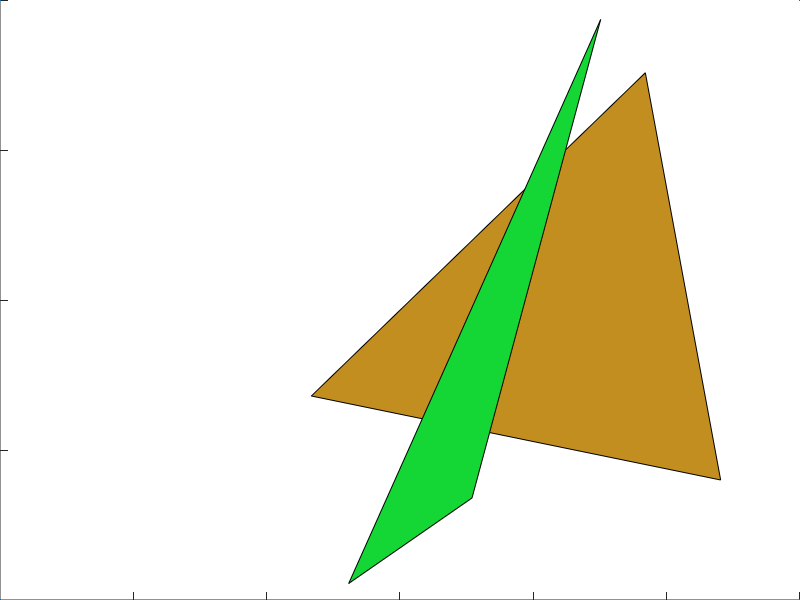

This chart was generated by the following MATLAB code: (Note: this script raises an error after producing the figure.)
%{
% Filename: generateSyntheticDataset.m
% Project: syntheticDataset
% Created Date: Tuesday February 12th 2019
% Author: Feng Panhe
% -----
% Last Modified:
% Modified By:
% -----
% Copyright (c) 2019 Feng Panhe
%}
function res = generateSyntheticDataset(image_num, dest_dir_path)
    %% generateSyntheticDataset - Description
    %
    % Syntax: res = generateSyntheticDataset(input)
    %
    % Long descriptions

    if ~exist('dest_dir_path', 'var') || isempty(dest_dir_path)
        dest_dir_path = fullfile('resources', 'SyntheticDataset');
    end

    if ~exist('image_num', 'var') || isempty(image_num)
        image_num = 1000;
    end

    gt_dir_path = fullfile(dest_dir_path, 'gtsave');
    im_dir_path = fullfile(dest_dir_path, 'images');
    pbim_dir_path = fullfile(dest_dir_path, 'pbim');

    if ~exist(gt_dir_path, 'dir')
        mkdir(gt_dir_path);
    end

    if ~exist(im_dir_path, 'dir')
        mkdir(im_dir_path);
    end

    if ~exist(pbim_dir_path, 'dir')
        mkdir(pbim_dir_path);
    end

    shape_num_range = [5, 10];

    image_size = [1200, 800];

    set(0, 'DefaultFigureVisible', 'off');
    tic;
    t1 = toc;

    parfor i = 1:image_num
        %% 生成 imgae_num 个 image 和 对应的 gt.mat
        im_name = sprintf('sd%d', i);
        im_file = fullfile(im_dir_path, strcat(im_name, '.jpg'));
        gt_file = fullfile(gt_dir_path, strcat(im_name, '_gt.mat'));
        pbim_file = fullfile(pbim_dir_path, strcat(im_name, '_pbim.mat'));
        generateOneImage(image_size, shape_num_range, im_name, im_file, gt_file, pbim_file);
    end

    t2 = toc;
    fprintf('time: %f \n', t2 - t1);
    set(0, 'DefaultFigureVisible', 'on');

end

function generateOneImage(image_size, shape_num_range, im_name, im_file, gt_file, pbim_file)
    min_shape_num = shape_num_range(1);
    max_shape_num = shape_num_range(2);
    wseg_matix_indices = (1:(image_size(1) * image_size(2)))';
    [wseg_matix_pos_x, wseg_matix_pos_y] = ind2sub(image_size, wseg_matix_indices);
    edges_position = {};
    junctions_position = [];
    wseg_matix = zeros(image_size);
    edges_spLR = [];

    % 设置画布大小。plot 标定画布的角点，可避免坐标系自动调整
    figure('Color', 'w', 'Position', [0, 0, image_size]);
    set(gca, 'position', [0 0 1 1]);
    set(gca, 'YDir', 'reverse');
    hold on;
    plot([0, 0, image_size(1), image_size(1)], [0, image_size(2), 0, image_size(2)], '.');

    shape_num = randi(max_shape_num) + min_shape_num;
    wseg_matix(:) = shape_num + 1;

    for j = 1:shape_num
        %% 画出 shape_num 个随机图形

        % 随机画出一个图形，得到返回的顶点坐标 x，y
        shape_x = [];
        shape_y = [];
        shape_type_id = randi(2);

        switch shape_type_id
            case 1
                [shape_x, shape_y] = drawOneRandomTriangle([0, image_size(1)], [0, image_size(2)], rand(1, 3));
            case 2
                [shape_x, shape_y] = drawOneRandomRectangle([0, image_size(1)], [0, image_size(2)], rand(1, 3));
        end

        % 将 shape 的点的连接顺寻改为顺时针

        if shape_x(2) == shape_x(1)

            if shape_x(3) > shape_x(1)
                shape_x = flip(shape_x);
                shape_y = flip(shape_y);
            end

        elseif shape_y(2) == shape_y(1)

            if shape_y(3) < shape_y(1)
                shape_x = flip(shape_x);
                shape_y = flip(shape_y);
            end

        else
            slope = (shape_y(2) - shape_y(1)) / (shape_x(2) - shape_x(1));
            aa = (shape_x(3) - shape_x(1)) / (shape_x(2) - shape_x(1)) - (shape_y(3) - shape_y(1)) / (shape_y(2) - shape_y(1));

            if (slope > 0 && aa > 0) || (slope < 0 && aa < 0)
                shape_x = flip(shape_x);
                shape_y = flip(shape_y);
            end

        end

        shape_face_index = shape_num - j + 1;

        edges_num = numel(edges_position);
        edges_position_remove_indexs = [];
        shape_junctions_x = [];
        shape_junctions_y = [];
        shape_junctions_ii = [];

        for edge_i = 1:edges_num
            % edges_position 中的每条边与 shape 进行判断
            edge_x = edges_position{edge_i}(:, 1);
            edge_y = edges_position{edge_i}(:, 2);

            [edge_points_in, ~] = inpolygon(edge_x, edge_y, shape_x, shape_y);

            if edge_points_in
                % 此边被覆盖, 记录并跳过
                % edge 的所有点都在 shape 内部或边缘，此边被覆盖，edges_position_remove_indexs 记录被覆盖的边的位置
                edges_position_remove_indexs(end + 1) = edge_i;
                continue;
            end

            [junctions_x, junctions_y, ii] = polyxpoly(shape_x, shape_y, edge_x, edge_y);

            if numel(junctions_x) > 0
                % 新的图形与边 edge 有交点，edge将被分割并产生节点, shape 的边也被节点分割
                new_edge_position = edgeSegmentedByShape(edge_x, edge_y, shape_x, shape_y, junctions_x, junctions_y, ii);

                edges_position{edge_i} = new_edge_position{1};
                edges_position = cat(2, edges_position, new_edge_position{2:end});
                new_edges_spLR = zeros(numel(new_edge_position) - 1, 2);
                new_edges_spLR(:, 1) = edges_spLR(edge_i, 1);
                new_edges_spLR(:, 2) = edges_spLR(edge_i, 2);
                edges_spLR = cat(1, edges_spLR, new_edges_spLR);

                shape_junctions_x = [shape_junctions_x; junctions_x];
                shape_junctions_y = [shape_junctions_y; junctions_y];
                shape_junctions_ii = [shape_junctions_ii; ii(:, 1)];
            end

        end

        edges_position(edges_position_remove_indexs) = [];
        edges_spLR(edges_position_remove_indexs, :) = [];

        % shape 的边加入
        if numel(shape_junctions_x) > 0
            new_edge_position = shapeEdgeSegmentedByPoints(shape_x, shape_y, shape_junctions_x, shape_junctions_y, shape_junctions_ii);
        else
            new_edge_position = {[shape_x, shape_y]};
        end

        edges_position = cat(2, edges_position, new_edge_position);

        % edges_spLR
        new_edges_spLR = zeros(numel(new_edge_position), 2);
        new_edges_spLR(:, 2) = shape_face_index;

        for new_edge_i = 1:numel(new_edge_position)
            new_edge_pos = new_edge_position{new_edge_i};

            if size(new_edge_pos, 1) > 2
                point_xy = round(new_edge_pos(round(end / 2), :));
            else
                point_xy = round((new_edge_pos(1, :) + new_edge_pos(end, :)) / 2);
            end

            new_edges_spLR(new_edge_i, 1) = wseg_matix(point_xy(1), point_xy(2));
        end

        edges_spLR = cat(1, edges_spLR, new_edges_spLR);
        % wseg_matix
        [wseg_matix_pos_in, ~] = inpolygon(wseg_matix_pos_x, wseg_matix_pos_y, shape_x, shape_y);
        wseg_matix(wseg_matix_pos_in) = shape_face_index;

        % 删除被覆盖的 junction
        if numel(junctions_position) ~= 0
            [junction_in, ~] = inpolygon(junctions_position(:, 1), junctions_position(:, 2), shape_x, shape_y);
            junctions_position(junction_in, :) = [];
        end

        % 加入新的 junction
        junctions_position = cat(1, junctions_position, [shape_junctions_x, shape_junctions_y]);
    end % 画出图形的处理 end

    %% bndinfo.edges.junctions 的值，边的两个端点在 junctions_position 中的 位置
    bndinfo_edges_junctions = zeros(numel(edges_position), 2);

    for edge_i = 1:numel(edges_position)
        edge_start_xy = edges_position{edge_i}(1, [1, 2]);
        edge_end_xy = edges_position{edge_i}(end, [1, 2]);
        [~, Locb] = ismember([edge_start_xy; edge_end_xy], junctions_position, 'rows');

        if Locb
            bndinfo_edges_junctions(edge_i, [1, 2]) = Locb;
        else
            junctions_position(end + 1, :) = edge_start_xy;
            bndinfo_edges_junctions(edge_i, [1, 2]) = size(junctions_position, 1);
        end

    end

    %% bndinfo.edges.boundaryType 的值
    edges_boundary_type = zeros(numel(edges_position) * 2, 1);
    edges_boundary_type(end / 2 + 1:end) = 1;

    %% edges.adjacency 的值，见 lib/iccv2011/src/processBoundaryInfo.m 的112行
    % get 1) junctions adjacent to each edglet
    %     2) junction adjacency in form of [directedEdglet nextJunction]
    ne = numel(edges_position);
    nj = size(junctions_position, 1);
    jadj = cell(nj, 1);

    for k = 1:ne
        jadj{bndinfo_edges_junctions(k, 1)}(end + 1, 1) = k; % forward  ejunctions
        jadj{bndinfo_edges_junctions(k, 2)}(end + 1, 1) = k; % reverse
    end

    % get directed edglet adjacency
    eadj = cell(ne * 2, 1);

    for k = 1:ne
        % forward edge: assign adjecent edges (+ne if adj edge is reverse)
        j = bndinfo_edges_junctions(k, 2);
        eadj{k} = jadj{j}(:); % remove current edge   jadj
        eadj{k}(eadj{k} == k) = [];
        %eadj{k} = setdiff(jadj{j}(:, 1), k);
        reverseind = (bndinfo_edges_junctions(eadj{k}, 2) == j); % reverse if meet at 2nd junction
        eadj{k}(reverseind) = ne + eadj{k}(reverseind);
        % backward edge: assign adjecent edges (+ne if adj edge is reverse)
        j = bndinfo_edges_junctions(k, 1);
        eadj{k + ne} = jadj{j}(:); % remove current edge
        eadj{k + ne}(eadj{k + ne} == k) = [];
        %eadj{k+ne} = setdiff(jadj{j}(:, 1), k);
        reverseind = (bndinfo_edges_junctions(eadj{k + ne}, 2) == j); % reverse if meet at 2nd junction first
        eadj{k + ne}(reverseind) = ne + eadj{k + ne}(reverseind);
    end

    %% bndinfo.edges.thetaDirected 和 bndinfo.edges.thetaUndirected ，见 lib/iccv2011/src/processBoundaryInfo.m 的145行
    etheta2 = zeros(ne, 1); % directed orientation
    etheta = zeros(ne, 1); % undirected orientation

    for k = 1:ne

        jx = junctions_position(bndinfo_edges_junctions(k, :), 1);
        jy = junctions_position(bndinfo_edges_junctions(k, :), 2);
        etheta2(k) = atan2(-(jy(2) - jy(1)), jx(2) - jx(1));
        etheta(k) = mod(etheta2(k) + pi / 2, pi) - pi / 2;
        if etheta(k) == -pi / 2, etheta(k) = pi / 2; end

    end

    bndinfo.edges.indices = posCell2indCell(image_size, edges_position);
    bndinfo.edges.junctions = uint32(bndinfo_edges_junctions);
    bndinfo.edges.adjacency = eadj;
    bndinfo.edges.spLR = uint16(edges_spLR);
    bndinfo.edges.thetaDirected = etheta2;
    bndinfo.edges.thetaUndirected = etheta;
    bndinfo.edges.boundaryType = edges_boundary_type;
    bndinfo.imname = strcat(im_name, '.png');
    bndinfo.imsize = image_size([2, 1]);
    bndinfo.junctions.position = round([junctions_position(:, 1), junctions_position(:, 2)]);
    bndinfo.ne = numel(edges_position);
    bndinfo.nj = size(junctions_position, 1);
    bndinfo.nseg = max(max(wseg_matix));
    bndinfo.wseg = uint16(transpose(wseg_matix));
    save(gt_file, 'bndinfo');

    % for ii = 1:numel(edges_position)
    %     hold on;
    %     plot(edges_position{ii}(:, 1), edges_position{ii}(:, 2), 'b', 'LineWidth', 2);
    % end

    % hold on;
    % mapshow(junctions_position(:, 1), junctions_position(:, 2), 'DisplayType', 'point', 'Marker', 'o');

    axis off;
    % print('-dpng', '-r0', [im_file(1:end - 4) '.png']);
    print('-djpeg', '-r0', im_file);
    close all;
    im = imread(im_file);
    pbim = pbCGTG_nonmax(double(im) / 255);
    save(pbim_file, 'pbim');
end

function ind_cell = posCell2indCell(xy_szie, pos_cell)
    %posCell2indCell - Description
    %
    % Syntax: ind_cell = posCell2indCell(xy_szie, pos_cell)
    %
    % pos_cell 中点的坐标系: y 轴向下为正向, x 轴向右为正向
    % 在两点之间插入点，使边更连续
    % 将 sub 坐标转为 ind 坐标

    yx_size = xy_szie([2, 1]);
    ind_cell = cell(size(pos_cell));

    for i = 1:numel(pos_cell)
        pos_x = round(pos_cell{i}(:, 1));
        pos_y = round(pos_cell{i}(:, 2));

        pos_x2 = [];
        pos_y2 = [];

        for j = 1:numel(pos_x) - 1
            endpoint_x = [pos_x(j), pos_x(j + 1)];
            endpoint_y = [pos_y(j), pos_y(j + 1)];
            x_diff = abs(endpoint_x(2) - endpoint_x(1));
            y_diff = abs(endpoint_y(2) - endpoint_y(1));

            if x_diff < 2 && y_diff < 2
                % 线段中间没有可插入的点，跳过
                pos_x2(end + 1, 1) = endpoint_x(1);
                pos_y2(end + 1, 1) = endpoint_y(1);
                continue;
            end

            if x_diff >= y_diff

                if endpoint_x(1) < endpoint_x(2)
                    line_x = endpoint_x(1):endpoint_x(2) - 1;
                else
                    line_x = flip(endpoint_x(2):endpoint_x(1) - 1);
                end

                line_y = (line_x - endpoint_x(1)) * (endpoint_y(2) - endpoint_y(1)) / (endpoint_x(2) - endpoint_x(1)) + endpoint_y(1);
            else

                if endpoint_y(1) < endpoint_y(2)
                    line_y = endpoint_y(1):endpoint_y(2) - 1;
                else
                    line_y = flip(endpoint_y(2):endpoint_y(1) - 1);
                end

                line_x = (line_y - endpoint_y(1)) * (endpoint_x(2) - endpoint_x(1)) / (endpoint_y(2) - endpoint_y(1)) + endpoint_x(1);
            end

            pos_x2 = cat(1, pos_x2, line_x');
            pos_y2 = cat(1, pos_y2, line_y');
        end

        pos_x2(end + 1, 1) = pos_x(end);
        pos_y2(end + 1, 1) = pos_y(end);

        ind_cell{i} = sub2ind(yx_size, round(pos_y2), round(pos_x2));
    end

end

function [output_points_x, output_points_y] = sortPoints(points_x, points_y, vx, vy)
    %sortPoints - 对坐标点组 points_x, points_y 进行排序。计算到点 [vx, vy] 的距离，从小到大进行排序。
    %
    % Syntax: [output_points_x, output_points_y] = sortPoints(points_x, points_y, vx, vy)
    %
    % Long description
    if numel(points_x) <= 1
        output_points_x = points_x;
        output_points_y = points_y;
    else
        dists = (points_x - vx).^2 + (points_y - vy).^2;
        tmp = [points_x, points_y, dists];
        tmp = sortrows(tmp, 3);
        output_points_x = tmp(:, 1);
        output_points_y = tmp(:, 2);
    end

end

function new_edge_position = edgeSegmentedByShape(edge_x, edge_y, shape_x, shape_y, junctions_x, junctions_y, ii)
    %edgeSegmentedByShape - Description
    %
    % Syntax: new_edge_position = edgeSegmentedByShape(edge_x, edge_y, shape_x, shape_y)
    %
    % Long description

    new_edge_position = {};

    if ~exist('junctions_x', 'var') || isempty(junctions_x)
        [junctions_x, junctions_y, ii] = polyxpoly(shape_x, shape_y, edge_x, edge_y);
    end

    % 对 edge 的分割
    edge_x2 = zeros(numel(edge_x) + numel(junctions_x), 1);
    edge_y2 = zeros(numel(edge_y) + numel(junctions_y), 1);
    edge_i2 = 1;
    edge2_points_on = zeros(numel(edge_x2), 1, 'logical');
    edge2_points_on = ~edge2_points_on;

    for edge_pos_i = 1:numel(edge_x) - 1

        line_junctions_xy_indexs = find(ii(:, 2) == edge_pos_i); % 找出在 edge 上　edge_pos_i 与　edge_pos_i+１　两点之间的交点

        line_junctions_x = junctions_x(line_junctions_xy_indexs);
        line_junctions_y = junctions_y(line_junctions_xy_indexs);
        [line_junctions_x, line_junctions_y] = sortPoints(line_junctions_x, line_junctions_y, edge_x(edge_pos_i), edge_y(edge_pos_i));

        points_num = 1 + numel(line_junctions_x);
        edge_x2(edge_i2:edge_i2 + points_num - 1) = [edge_x(edge_pos_i); line_junctions_x];
        edge_y2(edge_i2:edge_i2 + points_num - 1) = [edge_y(edge_pos_i); line_junctions_y];
        edge2_points_on(edge_i2) = 0;
        edge_i2 = edge_i2 + points_num;
    end

    edge_x2(end) = edge_x(end);
    edge_y2(end) = edge_y(end);
    edge2_points_on(end) = 0;

    [egde2_points_in, ~] = inpolygon(edge_x2, edge_y2, shape_x, shape_y);
    egde2_points_in = egde2_points_in | edge2_points_on;
    start_index = 1;

    for epoi_i = 1:numel(egde2_points_in)

        if sum(egde2_points_in(start_index:epoi_i)) > 0

            if start_index < epoi_i
                start_index = start_index - 1;

                if start_index < 1
                    start_index = 1;
                end

                new_edge_x = edge_x2(start_index:epoi_i);
                new_edge_y = edge_y2(start_index:epoi_i);
                new_edge_position{end + 1} = [new_edge_x, new_edge_y];
            end

            start_index = epoi_i + 1;
        end

    end

    if egde2_points_in(end) == 0
        start_index = start_index - 1;

        if start_index < 1
            start_index = 1;
        end

        new_edge_x = edge_x2(start_index:epoi_i);
        new_edge_y = edge_y2(start_index:epoi_i);
        new_edge_position{end + 1} = [new_edge_x, new_edge_y];
    end

    if new_edge_position{1}(1, :) == new_edge_position{end}(end, :)
        new_edge_position{1} = [new_edge_position{end}; new_edge_position{1}(2:end, :)];
        new_edge_position(end) = [];
    end

end

function new_edge_position = shapeEdgeSegmentedByPoints(shape_x, shape_y, junctions_x, junctions_y, ii)
    %edgeSegmentedByPoints - Description
    %
    % Syntax: new_edge_position = edgeSegmentedByPoints(edge_x, edge_y, shape_x, shape_y)
    %
    % Long description
    %  对 shape 的边的分割
    new_edge_position = {};
    shape_x2 = zeros(numel(shape_x) + numel(junctions_x), 1);
    shape_y2 = zeros(numel(shape_y) + numel(junctions_y), 1);
    shape2_points_on = zeros(numel(shape_x2), 1, 'logical');
    shape2_points_on = ~shape2_points_on;
    shape_i2 = 1;

    for shape_i = 1:numel(shape_x) - 1
        line_junctions_xy_indexs = find(ii == shape_i); % 找出在 shape 上　shape_i 与　shape_i+１　两点之间的交点

        line_junctions_x = junctions_x(line_junctions_xy_indexs);
        line_junctions_y = junctions_y(line_junctions_xy_indexs);
        [line_junctions_x, line_junctions_y] = sortPoints(line_junctions_x, line_junctions_y, shape_x(shape_i), shape_y(shape_i));

        points_num = 1 + numel(line_junctions_x);
        shape_x2(shape_i2:shape_i2 + points_num - 1) = [shape_x(shape_i); line_junctions_x];
        shape_y2(shape_i2:shape_i2 + points_num - 1) = [shape_y(shape_i); line_junctions_y];
        shape2_points_on(shape_i2) = 0;
        shape_i2 = shape_i2 + points_num;
    end

    shape_x2(end) = shape_x(end);
    shape_y2(end) = shape_y(end);
    shape2_points_on(end) = 0;
    on_indexs = find(shape2_points_on == 1);

    for i = 1:numel(on_indexs) - 1
        indexs = on_indexs(i):on_indexs(i + 1);
        new_edge_position{end + 1} = [shape_x2(indexs), shape_y2(indexs)];
    end

    new_edge_x = [shape_x2(on_indexs(end):end); shape_x2(2:on_indexs(1))];
    new_edge_y = [shape_y2(on_indexs(end):end); shape_y2(2:on_indexs(1))];
    new_edge_position{end + 1} = [new_edge_x, new_edge_y];
end

function [shape_x, shape_y] = drawOneRandomTriangle(x_range, y_range, shape_color)
    %drawOneRandomTriangle - Description
    %
    % Syntax:  drawOneRandomTriangle(x_range, y_range, shape_color)
    %
    % Long description
    shape_x = zeros(4, 1);
    shape_y = zeros(4, 1);
    shape_x(1:3) = randi(x_range(2) - x_range(1), 3, 1) + x_range(1);
    shape_y(1:3) = randi(y_range(2) - y_range(1), 3, 1) + y_range(1);
    shape_x(end) = shape_x(1);
    shape_y(end) = shape_y(1);
    % patch(shape_x, shape_y, shape_color, 'FaceColor', 'none');
    hold on;
    patch(shape_x, shape_y, shape_color);
end

function [shape_x, shape_y] = drawOneRandomRectangle(x_range, y_range, shape_color)
    %drawOneRandomRectangle - 画出一个凸四边形，边长最大为对应坐标的范围差值
    %
    % Syntax:  drawOneRandomRectangle(x_range, y_range, shape_color)
    %
    % Long description
    shape_x = zeros(5, 1);
    shape_y = zeros(5, 1);

    x_edge_length = round(randi(x_range(2) - x_range(1)) / 2);
    y_edge_length = round(randi(y_range(2) - y_range(1)) / 2);

    shape_x(1) = randi(x_range(2) - x_range(1) - x_edge_length) + x_range(1);
    shape_y(1) = randi(y_range(2) - y_range(1) - y_edge_length) + y_range(1);

    shape_x(2) = shape_x(1);
    shape_y(2) = shape_y(1) + y_edge_length;

    shape_x(3) = shape_x(1) + x_edge_length;
    shape_y(3) = shape_y(1) + y_edge_length;

    shape_x(4) = shape_x(1) + x_edge_length;
    shape_y(4) = shape_y(1);

    shape_x(end) = shape_x(1);
    shape_y(end) = shape_y(1);

    % patch(shape_x, shape_y, shape_color, 'FaceColor', 'none');
    hold on;
    patch(shape_x, shape_y, shape_color);
end
